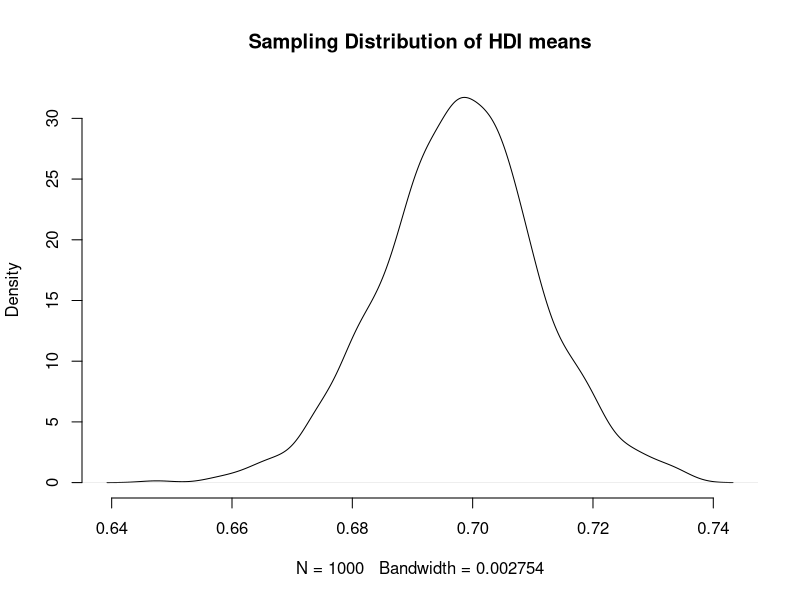
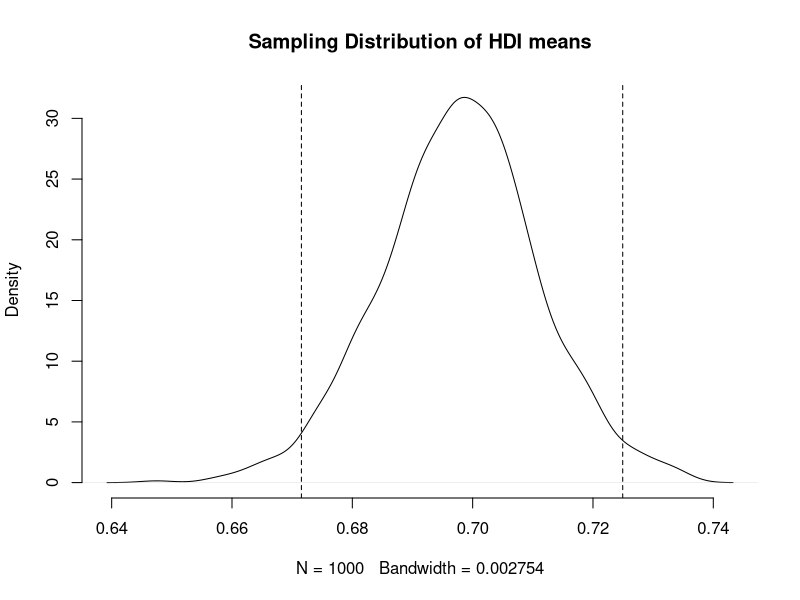
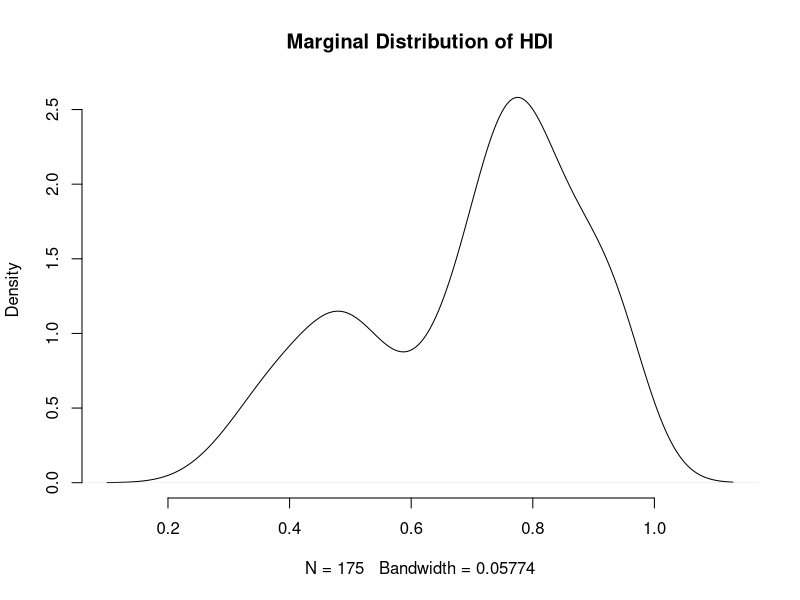
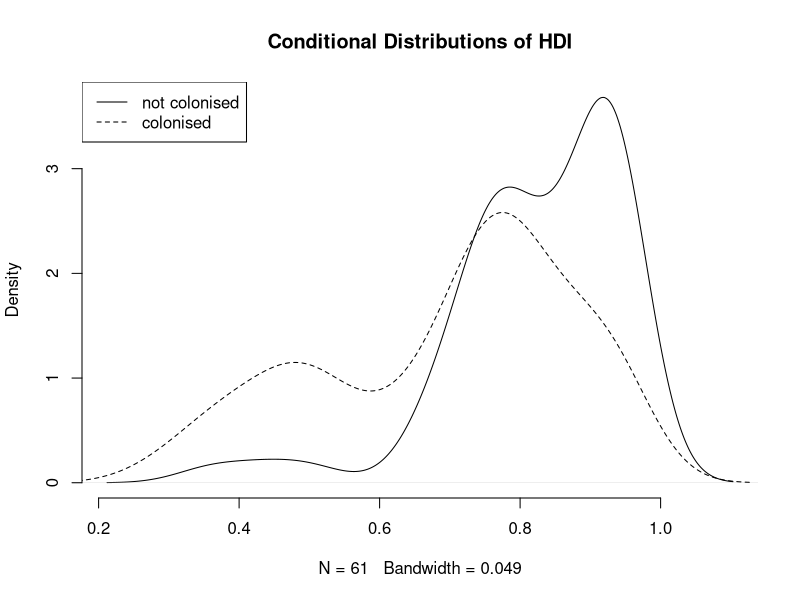

Source code (R) for these figures, in order:
## ---- chunk 1
knitr::kable(tibble::tribble(
  ~Variable,     ~Description,
  "h_j",    "1 if Free Judiciary",
  "wdi_gdpc",      "Per capita wealth in US dollars",
  "undp_hdi",      "Human development index (higher values = higher quality of life)",
  "wbgi_cce",      "Control of corruption index (higher values = more control of corruption)",
  "wbgi_pse",    "Political stability index (higher values = more stable)",
  "former_col",    "1 = country was a colony once",
  "lp_lat_abst",    "Latitude of country's captial divided by 90"
))
## ---- chunk 2
world.data <- read.csv("QoG2012.csv")
## ---- chunk 3
# the dimensions: rows (observations) and columns (variables) 
dim(world.data)

# the variable names
names(world.data) 

# top 6 rows of the data
head(world.data)
## ---- chunk 4
table(world.data$h_j)
## ---- chunk 5
str(world.data$h_j)
## ---- chunk 6
knitr::kable(tibble::tribble(
~Row,    ~Variable1, ~Variable2, ~Variable3, ~Variable4,
"1", "15",  "22",  "100",  "65",
"2", "NA",  "17", "26",  "75",
"3", "27", "NA", "58",  "88",
"4", "NA", "NA", "4",   "NA",
"5", "75", "45", "71",  "18",
"6", "18", "16", "99",  "91"
))
## ---- chunk 7
knitr::kable(tibble::tribble(
~Row,    ~Variable1, ~Variable2, ~Variable3, ~Variable4,
"1", "15",  "22",  "100",  "65",
"3", "27", "NA", "58",  "88",
"5", "75", "45", "71",  "18",
"6", "18", "16", "99",  "91"
))
## ---- chunk 8
is.na(world.data$h_j)
## ---- chunk 9
table( is.na(world.data$h_j) )
## ---- chunk 10
which( is.na( world.data$h_j ) )
## ---- chunk 11
length( which( is.na( world.data$h_j ) ) ) 
## ---- chunk 12
# true = observation is missing
table( is.na(world.data$h_j) )

# true = observations is NOT missing
table( !is.na(world.data$h_j) )
## ---- chunk 13
world.data <- world.data[ !is.na( world.data$h_j ) , ] 
## ---- chunk 14
world.data <- read.csv("QoG2012.csv")
## ---- chunk 15
full.dataset <- world.data
## ---- chunk 16
world.data <- world.data[ !is.na( world.data$h_j ) , ] 
## ---- chunk 17
# factorize judiciary variable
world.data$h_j <- factor(world.data$h_j, labels = c("controlled", "free"), levels = c(0,1))

# frequency table of judiciary variable
table(world.data$h_j)
## ---- chunk 18
names(world.data)
## ---- chunk 19
names(world.data)[1]
## ---- chunk 20
names(world.data)[1] <- "free.judiciary"
## ---- chunk 21
names(world.data)
## ---- chunk 22
summary(world.data$undp_hdi)
## ---- chunk 23
world.data <- full.dataset
## ---- chunk 24
summary(world.data$undp_hdi)
## ---- chunk 25
world.data <- world.data[ which( !is.na(world.data$undp_hdi) ) , ]
## ---- chunk 26
names(world.data)[3] <- "hdi"
names(world.data)
## ---- chunk 27
hdi.mean <- mean( world.data$hdi )
hdi.mean
## ---- chunk 28
se.hdi <- sd(world.data$hdi) / sqrt( nrow(world.data) )
se.hdi
## ---- chunk 29
lower.bound <- hdi.mean - 1.96 * se.hdi
lower.bound

upper.bound <- hdi.mean + 1.96 * se.hdi
upper.bound
## ---- chunk 30
draw.of.hdi.means <- rnorm( 1000, mean = hdi.mean, sd = se.hdi )
## ---- chunk 31
plot(
 density( draw.of.hdi.means ),
 bty = "n",
 main = "Sampling Distribution of HDI means"
)
## ---- chunk 32
plot(
 density( draw.of.hdi.means ),
 bty = "n",
 main = "Sampling Distribution of HDI means"
)
abline( v = lower.bound, lty = "dashed")
abline( v = upper.bound,  lty = "dashed")
## ---- chunk 33
pnorm(0.74, mean = hdi.mean, sd = se.hdi)
## ---- chunk 34
1 - pnorm(0.74, mean = hdi.mean, sd = se.hdi)
## ---- chunk 35
plot(
  density(world.data$hdi),
  bty = "n",
  main = "Marginal Distribution of HDI"
)
## ---- chunk 36
plot(
  density(world.data$hdi[world.data$former_col == 0]),
  bty = "n",
  main = "Conditional Distributions of HDI"
)
lines(density(world.data$hdi), lty = "dashed")
legend("topleft", c("not colonised", "colonised"), lty = c("solid", "dashed"))
## ---- chunk 37
cumulative.p <- ecdf(world.data$hdi[ world.data$former_col == 1 ])
1 - cumulative.p(.8)
